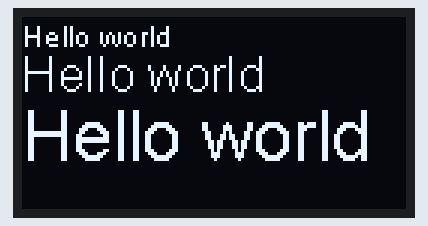
Simulated run of this sketch. Board: ESP8266 (NodeMCU). Parts: 128×64 one-colour display. What the sketch prints to the serial monitor is not drawn.

Above: at 1.1 s.
At 2.1 s:
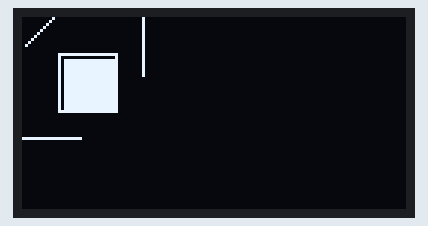
At 3.1 s:
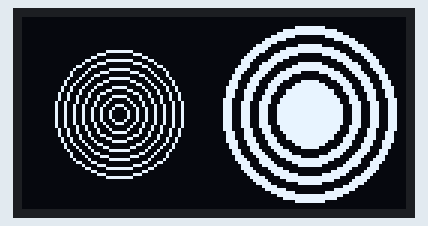

Measured:
- by itself, everything shown: repeats every 3.0 s, in 3 steps
- what the display in image 0 shows lasts 1.0 s, from 1.0 s to 2.0 s

The sketch:

OLED_GR.ino
```cpp
#include <ESP8266WiFi.h>
#include <SSD1306.h>
SSD1306 display(0x3c, D2, D1);
void setup() {

  delay(1000);
  Serial.begin(115200);
  Serial.println("");
  Serial.println("Initializing OLED Display");

  display.init();
  display.flipScreenVertically();
  display.setFont(ArialMT_Plain_10);
}


void loop() {
  drawFontFaceDemo();
  delay(1000);
  drawRectDemo();
  delay(1000);
  drawCircleDemo();
  delay(1000);
}

void drawFontFaceDemo() {

  display.clear();


  display.setTextAlignment(TEXT_ALIGN_LEFT);
  display.setFont(ArialMT_Plain_10);

  display.drawString(0, 0, "Hello world");
  display.setFont(ArialMT_Plain_16);

  display.drawString(0, 10, "Hello world");
  display.setFont(ArialMT_Plain_24);

  display.drawString(0, 26, "Hello world");

  display.display();

}

void drawRectDemo() {

  display.clear();

  for (int i = 0; i < 10; i++) {

    display.setPixel(10 - i, i);

  }

  display.drawRect(12, 12, 20, 20);

  display.fillRect(14, 14, 17, 17);

  display.drawHorizontalLine(0, 40, 20);

  display.drawVerticalLine(40, 0, 20);

  display.display();

}

void drawCircleDemo() {
  display.clear();
  for (int i = 1; i < 8; i++){
    display.setColor(WHITE);
     display.drawCircle(32, 32, i * 3);
  if (i % 2 == 0) {
    display.setColor(BLACK);
  }
  display.fillCircle(96, 32, 32 - i * 3);
}
display.display();
}
```
